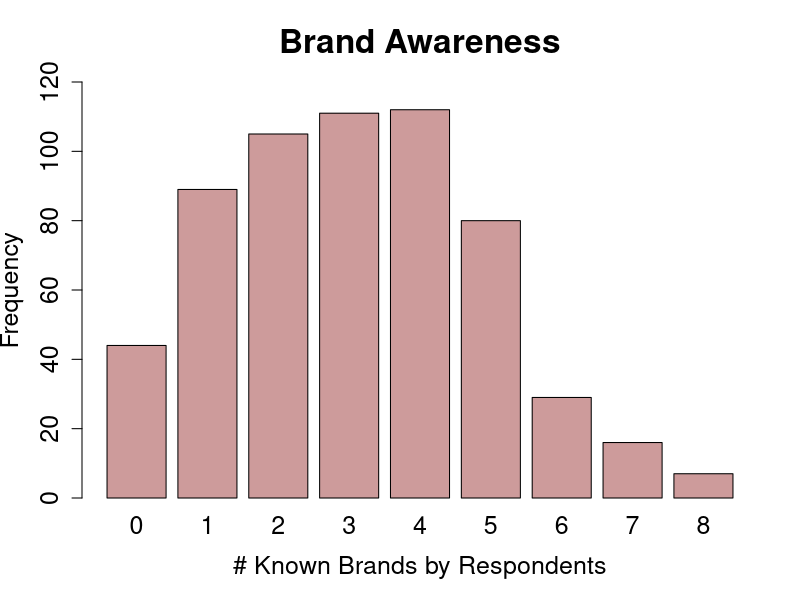
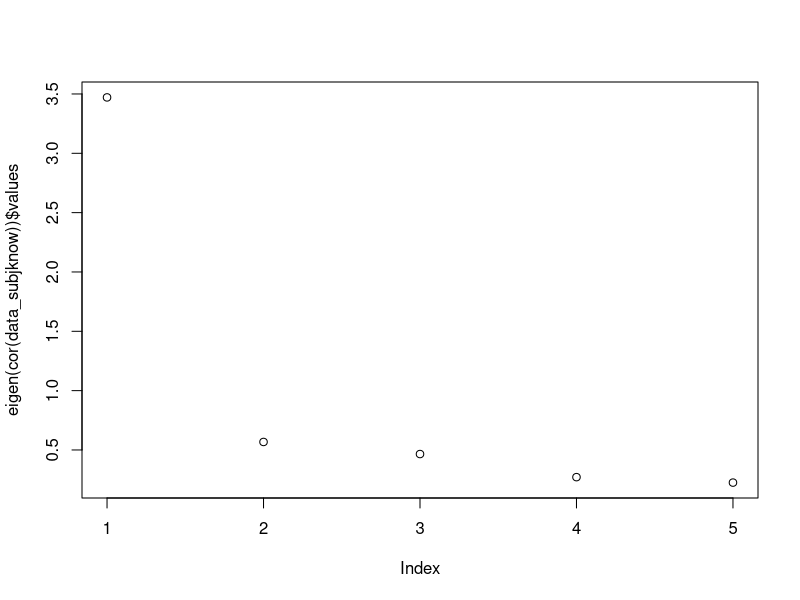
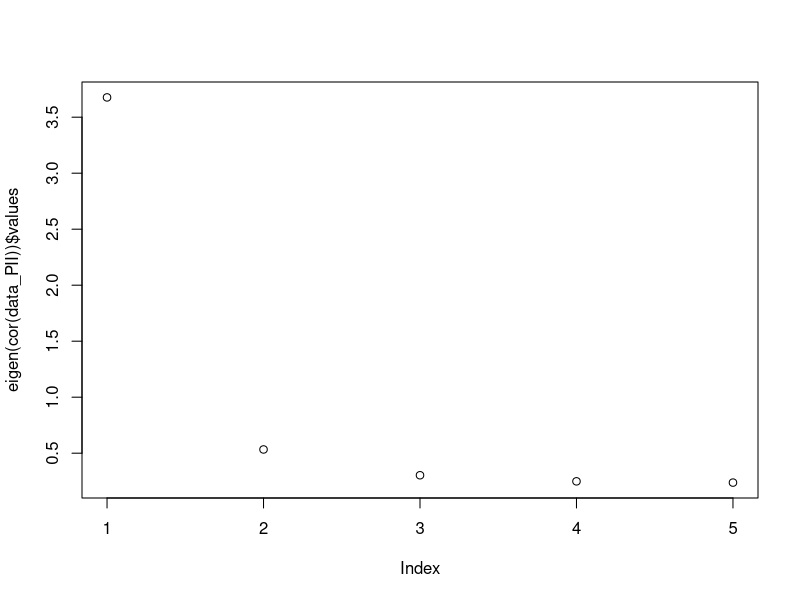
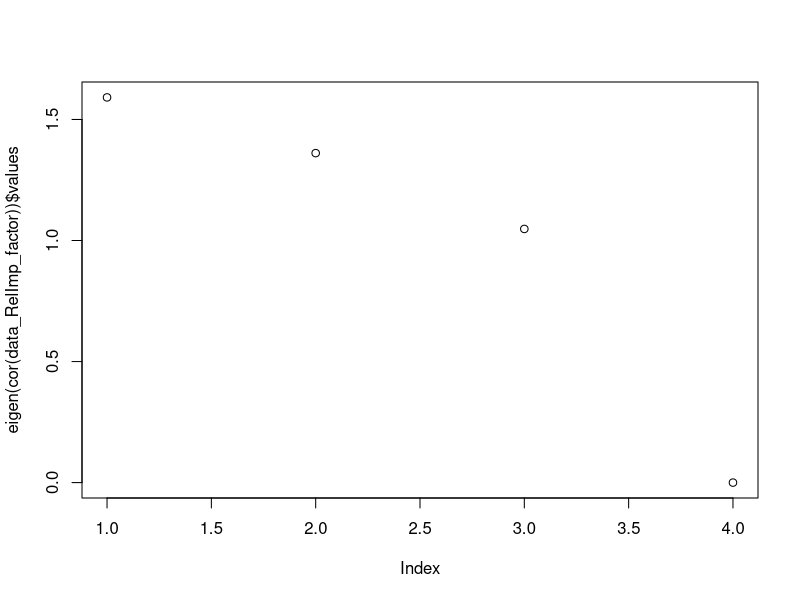
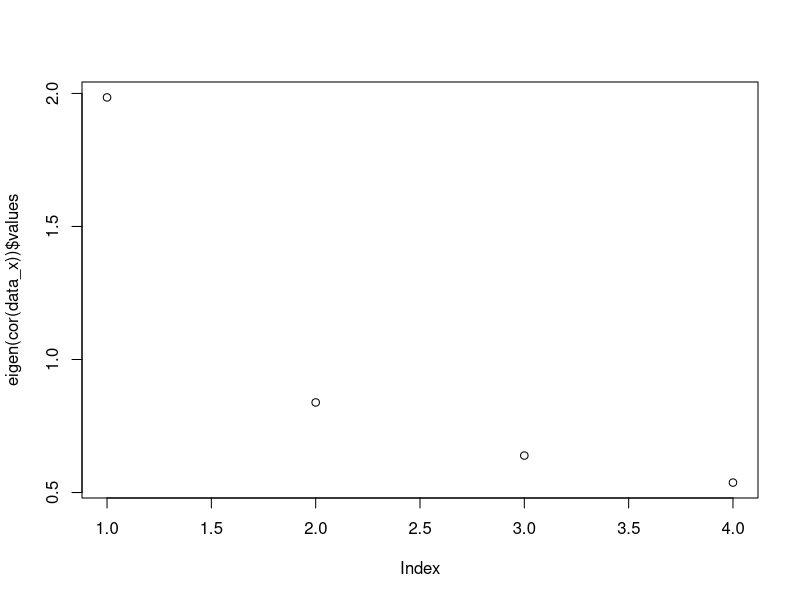
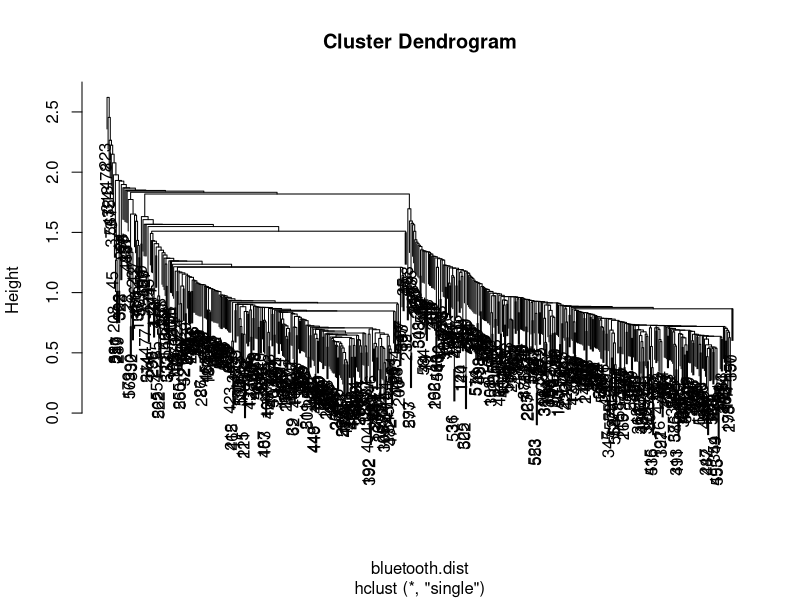
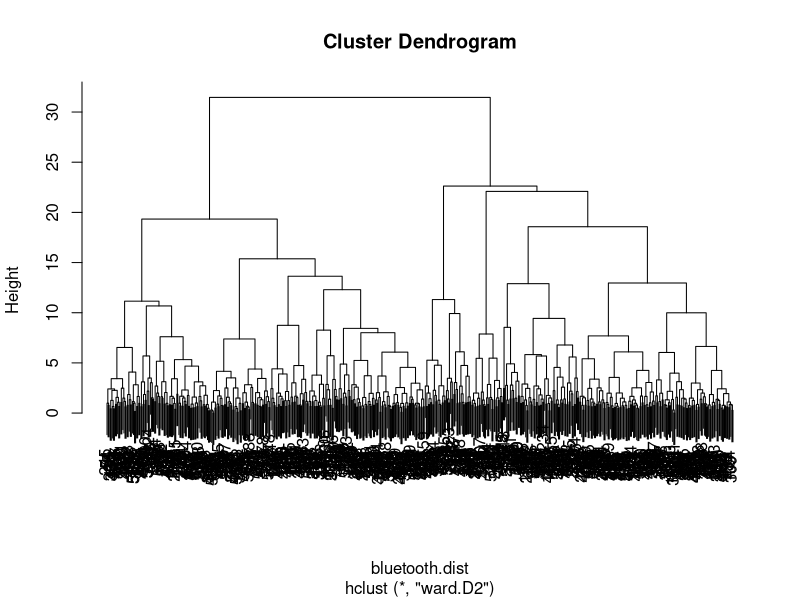
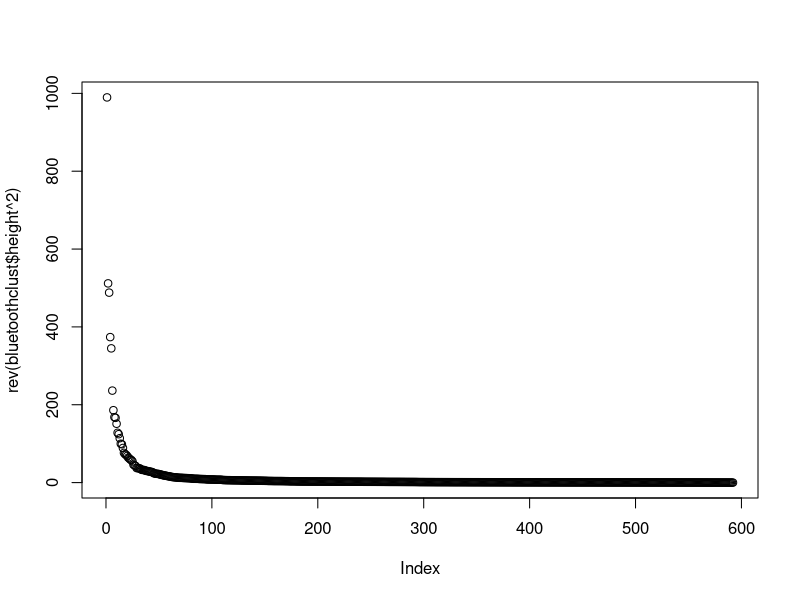

Write the R code that produced these figures, in order. (Note: this script raises an error after producing the figures.)
getwd()
setwd("~/Caci17/SWP3")

library(psych)
library(dplyr)

bluetooth <- read.csv("indivData.csv")

###---- Brand Awarenes ----

#bakalim kac kisi biliyormus
head <- c("Anker", "Bose", "JBL", "Philips", "Sony", "UE", "HarmanKardon", "Beats", "None", "Observations", "0", "1", "2", "3", "4", "5", "6", "7", "8", "Avr")

counts_general <- as.vector(rowSums(bluetooth[, c(4, 5, 6, 7, 8, 9, 10, 11)]))
#let's make a new column with counts general
bluetooth$brand_awareness <- as.factor(counts_general)
plot(bluetooth$brand_awareness, xlab="# Known Brands by Respondents", ylab = "Frequency", ylim=c(0,120), main = "Brand Awareness", col = "rosybrown3", cex.lab=1.5, cex.axis=1.5, cex.main=2, cex.sub=1.5, cex.names = 1.5)

general_sums <- c(sum(bluetooth$BrandAwareness_Anker), 
              sum(bluetooth$BrandAwareness_Bose),
              sum(bluetooth$BrandAwareness_JBL),
              sum(bluetooth$BrandAwareness_Philips),
              sum(bluetooth$BrandAwareness_Sony),
              sum(bluetooth$BrandAwareness_UE),
              sum(bluetooth$BrandAwareness_HarmanKardon),
              sum(bluetooth$BrandAwareness_Beats),
              sum(bluetooth$BrandAwareness_None),
              nrow(bluetooth),
              sum(counts_general == "0"),
              sum(counts_general == "1"),
              sum(counts_general == "2"),
              sum(counts_general == "3"),
              sum(counts_general == "4"),
              sum(counts_general == "5"),
              sum(counts_general == "6"),
              sum(counts_general == "7"),
              sum(counts_general == "8"),
              mean(counts_general)) #there is one person did not respond this question!

#hicbirini bilmiyorum diyen ama yine de baska markayi biliyorum diye isaretleyen olmus mu- olmamis baktim.

#cinsiyete gore ayiralim
female <- bluetooth[bluetooth$GenderLabel == "female", ]
male <- bluetooth[bluetooth$GenderLabel == "male", ]
no_gender_info <- bluetooth[bluetooth$GenderLabel == "Prefer not to answer", ]

counts_female <- as.vector(rowSums(female[, c(4, 5, 6, 7, 8, 9, 10, 11)]))
female_sums <- c(sum(female$BrandAwareness_Anker), 
                  sum(female$BrandAwareness_Bose),
                  sum(female$BrandAwareness_JBL),
                  sum(female$BrandAwareness_Philips),
                  sum(female$BrandAwareness_Sony),
                  sum(female$BrandAwareness_UE),
                  sum(female$BrandAwareness_HarmanKardon),
                  sum(female$BrandAwareness_Beats),
                  sum(female$BrandAwareness_None),
                  nrow(female),
                  sum(counts_female == "0"),
                  sum(counts_female == "1"),
                  sum(counts_female == "2"),
                  sum(counts_female == "3"),
                  sum(counts_female == "4"),
                  sum(counts_female == "5"),
                  sum(counts_female == "6"),
                  sum(counts_female == "7"),
                  sum(counts_female == "8"),
                  mean(counts_female))

counts_male <- as.vector(rowSums(male[, c(4, 5, 6, 7, 8, 9, 10, 11)]))
male_sums <- c(sum(male$BrandAwareness_Anker), 
                  sum(male$BrandAwareness_Bose),
                  sum(male$BrandAwareness_JBL),
                  sum(male$BrandAwareness_Philips),
                  sum(male$BrandAwareness_Sony),
                  sum(male$BrandAwareness_UE),
                  sum(male$BrandAwareness_HarmanKardon),
                  sum(male$BrandAwareness_Beats),
                  sum(male$BrandAwareness_None),
                  nrow(male),
                  sum(counts_male == "0"),
                  sum(counts_male == "1"),
                  sum(counts_male == "2"),
                  sum(counts_male == "3"),
                  sum(counts_male == "4"),
                  sum(counts_male == "5"),
                  sum(counts_male == "6"),
                  sum(counts_male == "7"),
                  sum(counts_male == "8"),
                  mean(counts_male))

counts_gender <- as.vector(rowSums(no_gender_info[, c(4, 5, 6, 7, 8, 9, 10, 11)]))
no_gender_sums <- c(sum(no_gender_info$BrandAwareness_Anker), 
                  sum(no_gender_info$BrandAwareness_Bose),
                  sum(no_gender_info$BrandAwareness_JBL),
                  sum(no_gender_info$BrandAwareness_Philips),
                  sum(no_gender_info$BrandAwareness_Sony),
                  sum(no_gender_info$BrandAwareness_UE),
                  sum(no_gender_info$BrandAwareness_HarmanKardon),
                  sum(no_gender_info$BrandAwareness_Beats),
                  sum(no_gender_info$BrandAwareness_None),
                  nrow(no_gender_info),
                  sum(counts_gender == "0"),
                  sum(counts_gender == "1"),
                  sum(counts_gender == "2"),
                  sum(counts_gender == "3"),
                  sum(counts_gender == "4"),
                  sum(counts_gender == "5"),
                  sum(counts_gender == "6"),
                  sum(counts_gender == "7"),
                  sum(counts_gender == "8"),
                  mean(counts_gender))
#by their occupation
employed <- bluetooth[bluetooth$OccupationLabel == "Employed",]
retired <- bluetooth[bluetooth$OccupationLabel == "Retired",]
selfemployed <- bluetooth[bluetooth$OccupationLabel == "Self-employed",]
student <- bluetooth[bluetooth$OccupationLabel == "Student",]
unemployed <- bluetooth[bluetooth$OccupationLabel == "Unemployed",]

counts_employed <- as.vector(rowSums(employed[, c(4, 5, 6, 7, 8, 9, 10, 11)]))
employed_sums <- c(sum(employed$BrandAwareness_Anker), 
                 sum(employed$BrandAwareness_Bose),
                 sum(employed$BrandAwareness_JBL),
                 sum(employed$BrandAwareness_Philips),
                 sum(employed$BrandAwareness_Sony),
                 sum(employed$BrandAwareness_UE),
                 sum(employed$BrandAwareness_HarmanKardon),
                 sum(employed$BrandAwareness_Beats),
                 sum(employed$BrandAwareness_None),
                 nrow(employed),
                 sum(counts_employed == "0"),
                 sum(counts_employed == "1"),
                 sum(counts_employed == "2"),
                 sum(counts_employed == "3"),
                 sum(counts_employed == "4"),
                 sum(counts_employed == "5"),
                 sum(counts_employed == "6"),
                 sum(counts_employed == "7"),
                 sum(counts_employed == "8"),
                 mean(counts_employed))

counts_retired <- as.vector(rowSums(retired[, c(4, 5, 6, 7, 8, 9, 10, 11)]))
retired_sums <- c(sum(retired$BrandAwareness_Anker), 
               sum(retired$BrandAwareness_Bose),
               sum(retired$BrandAwareness_JBL),
               sum(retired$BrandAwareness_Philips),
               sum(retired$BrandAwareness_Sony),
               sum(retired$BrandAwareness_UE),
               sum(retired$BrandAwareness_HarmanKardon),
               sum(retired$BrandAwareness_Beats),
               sum(retired$BrandAwareness_None),
               nrow(retired),
               sum(counts_retired == "0"),
               sum(counts_retired == "1"),
               sum(counts_retired == "2"),
               sum(counts_retired == "3"),
               sum(counts_retired == "4"),
               sum(counts_retired == "5"),
               sum(counts_retired == "6"),
               sum(counts_retired == "7"),
               sum(counts_retired == "8"),
               mean(counts_retired))

counts_selfemployed <- as.vector(rowSums(selfemployed[, c(4, 5, 6, 7, 8, 9, 10, 11)]))
selfemployed_sums <- c(sum(selfemployed$BrandAwareness_Anker), 
                    sum(selfemployed$BrandAwareness_Bose),
                    sum(selfemployed$BrandAwareness_JBL),
                    sum(selfemployed$BrandAwareness_Philips),
                    sum(selfemployed$BrandAwareness_Sony),
                    sum(selfemployed$BrandAwareness_UE),
                    sum(selfemployed$BrandAwareness_HarmanKardon),
                    sum(selfemployed$BrandAwareness_Beats),
                    sum(selfemployed$BrandAwareness_None),
                    nrow(selfemployed),
                    sum(counts_selfemployed == "0"),
                    sum(counts_selfemployed == "1"),
                    sum(counts_selfemployed == "2"),
                    sum(counts_selfemployed == "3"),
                    sum(counts_selfemployed == "4"),
                    sum(counts_selfemployed == "5"),
                    sum(counts_selfemployed == "6"),
                    sum(counts_selfemployed == "7"),
                    sum(counts_selfemployed == "8"),
                    mean(counts_selfemployed))

counts_student <- as.vector(rowSums(student[, c(4, 5, 6, 7, 8, 9, 10, 11)]))
student_sums <- c(sum(student$BrandAwareness_Anker), 
                      sum(student$BrandAwareness_Bose),
                      sum(student$BrandAwareness_JBL),
                      sum(student$BrandAwareness_Philips),
                      sum(student$BrandAwareness_Sony),
                      sum(student$BrandAwareness_UE),
                      sum(student$BrandAwareness_HarmanKardon),
                      sum(student$BrandAwareness_Beats),
                      sum(student$BrandAwareness_None),
                      nrow(student),
                      sum(counts_student == "0"),
                      sum(counts_student == "1"),
                      sum(counts_student == "2"),
                      sum(counts_student == "3"),
                      sum(counts_student == "4"),
                      sum(counts_student == "5"),
                      sum(counts_student == "6"),
                      sum(counts_student == "7"),
                      sum(counts_student == "8"),
                      mean(counts_student))

counts_unemployed <- as.vector(rowSums(unemployed[, c(4, 5, 6, 7, 8, 9, 10, 11)]))
unemployed_sums <- c(sum(unemployed$BrandAwareness_Anker), 
                       sum(unemployed$BrandAwareness_Bose),
                       sum(unemployed$BrandAwareness_JBL),
                       sum(unemployed$BrandAwareness_Philips),
                       sum(unemployed$BrandAwareness_Sony),
                       sum(unemployed$BrandAwareness_UE),
                       sum(unemployed$BrandAwareness_HarmanKardon),
                       sum(unemployed$BrandAwareness_Beats),
                       sum(unemployed$BrandAwareness_None),
                       nrow(unemployed),
                       sum(counts_unemployed == "0"),
                       sum(counts_unemployed == "1"),
                       sum(counts_unemployed == "2"),
                       sum(counts_unemployed == "3"),
                       sum(counts_unemployed == "4"),
                       sum(counts_unemployed == "5"),
                       sum(counts_unemployed == "6"),
                       sum(counts_unemployed == "7"),
                       sum(counts_unemployed == "8"),
                       mean(counts_unemployed))

#by income
levels(bluetooth$IncomeLabel)
#we have 8 levels, 1 to 7 is going in an increasing scale, while 8 is not specified 
bluetooth$Income <- as.factor(bluetooth$Income)
income1 <- bluetooth[bluetooth$Income == "1",]
income2 <- bluetooth[bluetooth$Income == "2",]
income3 <- bluetooth[bluetooth$Income == "3",]
income4 <- bluetooth[bluetooth$Income == "4",]
income5 <- bluetooth[bluetooth$Income == "5",]
income6 <- bluetooth[bluetooth$Income == "6",]
income7 <- bluetooth[bluetooth$Income == "7",]
income8 <- bluetooth[bluetooth$Income == "8",]


counts_income1 <- as.vector(rowSums(income1[, c(4, 5, 6, 7, 8, 9, 10, 11)]))
income1_sums <- c(sum(income1$BrandAwareness_Anker), 
                     sum(income1$BrandAwareness_Bose),
                     sum(income1$BrandAwareness_JBL),
                     sum(income1$BrandAwareness_Philips),
                     sum(income1$BrandAwareness_Sony),
                     sum(income1$BrandAwareness_UE),
                     sum(income1$BrandAwareness_HarmanKardon),
                     sum(income1$BrandAwareness_Beats),
                     sum(income1$BrandAwareness_None),
                     nrow(income1),
                     sum(counts_income1 == "0"),
                     sum(counts_income1 == "1"),
                     sum(counts_income1 == "2"),
                     sum(counts_income1 == "3"),
                     sum(counts_income1 == "4"),
                     sum(counts_income1 == "5"),
                     sum(counts_income1 == "6"),
                     sum(counts_income1 == "7"),
                     sum(counts_income1 == "8"),
                     mean(counts_income1))

counts_income2 <- as.vector(rowSums(income2[, c(4, 5, 6, 7, 8, 9, 10, 11)]))
income2_sums <- c(sum(income2$BrandAwareness_Anker), 
                     sum(income2$BrandAwareness_Bose),
                     sum(income2$BrandAwareness_JBL),
                     sum(income2$BrandAwareness_Philips),
                     sum(income2$BrandAwareness_Sony),
                     sum(income2$BrandAwareness_UE),
                     sum(income2$BrandAwareness_HarmanKardon),
                     sum(income2$BrandAwareness_Beats),
                     sum(income2$BrandAwareness_None),
                     nrow(income2),
                     sum(counts_income2 == "0"),
                     sum(counts_income2 == "1"),
                     sum(counts_income2 == "2"),
                     sum(counts_income2 == "3"),
                     sum(counts_income2 == "4"),
                     sum(counts_income2 == "5"),
                     sum(counts_income2 == "6"),
                     sum(counts_income2 == "7"),
                     sum(counts_income2 == "8"),
                     mean(counts_income2))


counts_income3 <- as.vector(rowSums(income3[, c(4, 5, 6, 7, 8, 9, 10, 11)]))
income3_sums <- c(sum(income3$BrandAwareness_Anker), 
                     sum(income3$BrandAwareness_Bose),
                     sum(income3$BrandAwareness_JBL),
                     sum(income3$BrandAwareness_Philips),
                     sum(income3$BrandAwareness_Sony),
                     sum(income3$BrandAwareness_UE),
                     sum(income3$BrandAwareness_HarmanKardon),
                     sum(income3$BrandAwareness_Beats),
                     sum(income3$BrandAwareness_None),
                     nrow(income3),
                     sum(counts_income3 == "0"),
                     sum(counts_income3 == "1"),
                     sum(counts_income3 == "2"),
                     sum(counts_income3 == "3"),
                     sum(counts_income3 == "4"),
                     sum(counts_income3 == "5"),
                     sum(counts_income3 == "6"),
                     sum(counts_income3 == "7"),
                     sum(counts_income3 == "8"),
                     mean(counts_income3))

counts_income4 <- as.vector(rowSums(income4[, c(4, 5, 6, 7, 8, 9, 10, 11)]))
income4_sums <- c(sum(income4$BrandAwareness_Anker), 
                     sum(income4$BrandAwareness_Bose),
                     sum(income4$BrandAwareness_JBL),
                     sum(income4$BrandAwareness_Philips),
                     sum(income4$BrandAwareness_Sony),
                     sum(income4$BrandAwareness_UE),
                     sum(income4$BrandAwareness_HarmanKardon),
                     sum(income4$BrandAwareness_Beats),
                     sum(income4$BrandAwareness_None),
                     nrow(income4),
                     sum(counts_income4 == "0"),
                     sum(counts_income4 == "1"),
                     sum(counts_income4 == "2"),
                     sum(counts_income4 == "3"),
                     sum(counts_income4 == "4"),
                     sum(counts_income4 == "5"),
                     sum(counts_income4 == "6"),
                     sum(counts_income4 == "7"),
                     sum(counts_income4 == "8"),
                     mean(counts_income4))

counts_income5 <- as.vector(rowSums(income5[, c(4, 5, 6, 7, 8, 9, 10, 11)]))
income5_sums <- c(sum(income5$BrandAwareness_Anker), 
                     sum(income5$BrandAwareness_Bose),
                     sum(income5$BrandAwareness_JBL),
                     sum(income5$BrandAwareness_Philips),
                     sum(income5$BrandAwareness_Sony),
                     sum(income5$BrandAwareness_UE),
                     sum(income5$BrandAwareness_HarmanKardon),
                     sum(income5$BrandAwareness_Beats),
                     sum(income5$BrandAwareness_None),
                     nrow(income5),
                     sum(counts_income5 == "0"),
                     sum(counts_income5 == "1"),
                     sum(counts_income5 == "2"),
                     sum(counts_income5 == "3"),
                     sum(counts_income5 == "4"),
                     sum(counts_income5 == "5"),
                     sum(counts_income5 == "6"),
                     sum(counts_income5 == "7"),
                     sum(counts_income5 == "8"),
                     mean(counts_income5))

counts_income6 <- as.vector(rowSums(income6[, c(4, 5, 6, 7, 8, 9, 10, 11)]))
income6_sums <- c(sum(income6$BrandAwareness_Anker), 
                     sum(income6$BrandAwareness_Bose),
                     sum(income6$BrandAwareness_JBL),
                     sum(income6$BrandAwareness_Philips),
                     sum(income6$BrandAwareness_Sony),
                     sum(income6$BrandAwareness_UE),
                     sum(income6$BrandAwareness_HarmanKardon),
                     sum(income6$BrandAwareness_Beats),
                     sum(income6$BrandAwareness_None),
                     nrow(income6),
                     sum(counts_income6 == "0"),
                     sum(counts_income6 == "1"),
                     sum(counts_income6 == "2"),
                     sum(counts_income6 == "3"),
                     sum(counts_income6 == "4"),
                     sum(counts_income6 == "5"),
                     sum(counts_income6 == "6"),
                     sum(counts_income6 == "7"),
                     sum(counts_income6 == "8"),
                     mean(counts_income6))

counts_income7 <- as.vector(rowSums(income7[, c(4, 5, 6, 7, 8, 9, 10, 11)]))
income7_sums <- c(sum(income7$BrandAwareness_Anker), 
                     sum(income7$BrandAwareness_Bose),
                     sum(income7$BrandAwareness_JBL),
                     sum(income7$BrandAwareness_Philips),
                     sum(income7$BrandAwareness_Sony),
                     sum(income7$BrandAwareness_UE),
                     sum(income7$BrandAwareness_HarmanKardon),
                     sum(income7$BrandAwareness_Beats),
                     sum(income7$BrandAwareness_None),
                     nrow(income7),
                     sum(counts_income7 == "0"),
                     sum(counts_income7 == "1"),
                     sum(counts_income7 == "2"),
                     sum(counts_income7 == "3"),
                     sum(counts_income7 == "4"),
                     sum(counts_income7 == "5"),
                     sum(counts_income7 == "6"),
                     sum(counts_income7 == "7"),
                     sum(counts_income7 == "8"),
                     mean(counts_income7))

counts_income8 <- as.vector(rowSums(income8[, c(4, 5, 6, 7, 8, 9, 10, 11)]))
income8_sums <- c(sum(income8$BrandAwareness_Anker), 
                     sum(income8$BrandAwareness_Bose),
                     sum(income8$BrandAwareness_JBL),
                     sum(income8$BrandAwareness_Philips),
                     sum(income8$BrandAwareness_Sony),
                     sum(income8$BrandAwareness_UE),
                     sum(income8$BrandAwareness_HarmanKardon),
                     sum(income8$BrandAwareness_Beats),
                     sum(income8$BrandAwareness_None),
                     nrow(income8),
                     sum(counts_income8 == "0"),
                     sum(counts_income8 == "1"),
                     sum(counts_income8 == "2"),
                     sum(counts_income8 == "3"),
                     sum(counts_income8 == "4"),
                     sum(counts_income8 == "5"),
                     sum(counts_income8 == "6"),
                     sum(counts_income8 == "7"),
                     sum(counts_income8 == "8"),
                     mean(counts_income8))

total_matrix <- rbind(general_sums,female_sums, male_sums, no_gender_sums ,
           employed_sums, retired_sums, selfemployed_sums, student_sums, unemployed_sums,
           income1_sums, income2_sums, income3_sums, income4_sums, income5_sums, income6_sums, income7_sums, income8_sums)
colnames(total_matrix) <- head
total_matrix

#write.csv(total_matrix, "file.csv")


### RELATIVE IMPORTANT FACTORS ANALYSIS - 0rki ORKUN

# genel data da insanlar neyi onemsemis, en fazla degerler vs....
relImportanceEveryone <- cbind(summary(bluetooth$RelImp_battery), summary(bluetooth$RelImp_price),
                       summary(bluetooth$RelImp_weight), summary(bluetooth$RelImp_sound) )
colnames(relImportanceEveryone) <- (cbind('Battery', 'Price', 'Weight', 'Sound'))

mean(x = sort(x = bluetooth$RelImp_weight)[-c(1, length(x = bluetooth$RelImp_weight))])

# sonra bu aynisini farkli yas-income-bilgi vs. gruplari icin yapilsin.

# relImportancePriceGroupedbyBrandAwareness <- bluetooth %>% group_by(BrandAwareness_Anker, BrandAwareness_Bose,
#                                                       BrandAwareness_JBL, BrandAwareness_Philips,
#                                                       BrandAwareness_Sony, BrandAwareness_UE,
#                                                       BrandAwareness_HarmanKardon, BrandAwareness_Beats,
# BrandAwareness_Beats, BrandAwareness_None) %>% summarise('Price Mean' = mean(RelImp_price))
# brand awareness a gore grouplamak cok anlamli bi sey cikarmiyo...

relImportancePrice_groupedbyAge <- bluetooth %>% group_by(Age) %>% summarise('Price Mean' = mean(RelImp_price))
relImportanceSound_groupedbyAge <- bluetooth %>% group_by(Age) %>% summarise('Sound Mean' = mean(RelImp_sound))
relImportanceBattery_groupedbyAge <- bluetooth %>% group_by(Age) %>% summarise('Battery Mean' = mean(RelImp_battery))
relImportanceWeight_groupedbyAge <- bluetooth %>% group_by(Age) %>% summarise('Weight Mean' = mean(RelImp_weight))


RelImportance_groupedbyAge<- cbind(relImportancePrice_groupedbyAge,
                                   relImportanceSound_groupedbyAge,
                                   relImportanceBattery_groupedbyAge,
                                   relImportanceWeight_groupedbyAge)
RelImportance_groupedbyAge <- RelImportance_groupedbyAge[, cbind(-3,-5,-7)]
RelImportance_groupedbyAge

write.table(RelImportance_groupedbyAge,file="RelImportance_groupedbyAge.txt", sep = '|')

relImportancePrice_groupedbyIncome <- bluetooth %>% group_by(Income) %>% summarise('Price Mean' = mean(RelImp_price))
relImportanceSound_groupedbyIncome <- bluetooth %>% group_by(Income) %>% summarise('Sound Mean' = mean(RelImp_sound))
relImportanceBattery_groupedbyIncome <- bluetooth %>% group_by(Income) %>% summarise('Battery Mean' = mean(RelImp_battery))
relImportanceWeight_groupedbyIncome <- bluetooth %>% group_by(Income) %>% summarise('Weight Mean' = mean(RelImp_weight))

RelImportance_groupedbyIncome<- cbind(relImportancePrice_groupedbyIncome,
                                      relImportanceSound_groupedbyIncome,
                                      relImportanceBattery_groupedbyIncome,
                                      relImportanceWeight_groupedbyIncome)
RelImportance_groupedbyIncome <- RelImportance_groupedbyIncome[, cbind(-3,-5,-7)]
RelImportance_groupedbyIncome

write.table(RelImportance_groupedbyIncome,file="RelImportance_groupedbyIncome.txt", sep = '|')


# TO-DO: otomatize edilebilir regex kullanilarak, kafam basmadi suan
# for (attribute in regexpr('RelImp_*', colnames(bluetooth))) {
#   hist(bluetooth$attribute, freq = FALSE)
#   lines(density(bluetooth$attribute))
# }

png("RelativeImportanceHistograms.png")

par(mfrow=c(2, 2)) # aslinda 2ye 2lik bir grafik template i aciyor

hist(bluetooth$RelImp_battery, freq = TRUE, main = 'Battery' , xlab = 'Relative Importance')

hist(bluetooth$RelImp_price, freq = TRUE, main = 'Price', xlab = 'Relative Importance')

hist(bluetooth$RelImp_weight, freq = TRUE, main = 'Weight', xlab = 'Relative Importance')

hist(bluetooth$RelImp_sound, freq = TRUE, main = 'Sound', xlab = 'Relative Importance')

mtext('Histograms of Relative Importances', outer = TRUE, cex = 1.5)

dev.off() 

# Open a png file
png("RelativeImportanceHistograms.png")

par(mfrow=c(2, 2)) # aslinda 2ye 2lik bir grafik template i aciyor

hist(bluetooth$RelImp_battery, freq = FALSE, main = 'Battery' , xlab = 'Relative Importance')
lines(density(bluetooth$RelImp_battery, adjust=2),
      col="darkgreen", lwd=2, lty= "dotted" )

hist(bluetooth$RelImp_price, freq = FALSE, main = 'Price', xlab = 'Relative Importance')
lines(density(bluetooth$RelImp_price, adjust=2),
      col="darkgreen", lwd=2, lty= "dotted" )

hist(bluetooth$RelImp_weight, freq = FALSE, main = 'Weight', xlab = 'Relative Importance')
lines(density(bluetooth$RelImp_weight, adjust=2),
      col="darkgreen", lwd=2, lty= "dotted" )

hist(bluetooth$RelImp_sound, freq = FALSE, main = 'Sound', xlab = 'Relative Importance')
lines(density(bluetooth$RelImp_sound, adjust=2),
      col="darkgreen", lwd=2, lty= "dotted" )

mtext('Distribution of Relative Importances', outer = TRUE, cex = 1.5)

# Close the png file
dev.off() 

table(bluetooth$Own)

#######              KNOWLEDGE ABOUT SPEAKERS

#1: I know pretty much
#2: not very knowledgeable
#3: expert (among the circle of friends)
#4: I know less (compared to most other people)
#5: I really don???t know
library(tidyverse)
library(dplyr)
library(plyr)
data_subjknow <- bluetooth %>% 
  select(starts_with("SubjKnow"))

####      FACTOR ANALYSIS
# Eigenvalue -- finding the optimal number of factors
eigen(cor(data_subjknow))$values
plot(eigen(cor(data_subjknow))$values) # 1 tane factor yap diyor, ilk eigenvalue: 3,47, ikinci: 0.56
fa<-fa(data_subjknow,method=mle,scores='tenBerge',
       nfactors=1, rotate ="varimax")
fa
bluetooth$fa <- fa$scores

###      IntentToBuy'a gore : 
# Cok bilenler almaya daha mi meyilli?
scores<-aggregate(fa$scores, by=list(bluetooth$IntentToBuy),mean, na.rm=TRUE)
scores

# scores: IntentToBuy = 0 icin -0.075 , IntentToBuy = 1 icin 0.150, 
# bu cok bilenler almaya daha meyilli, such finding!! 


###     Relative Importance'a gore :
# Cok bilenler neye onem veriyor?

data_relimp <- bluetooth %>%
  select(starts_with("RelImp"))

bluetooth$RelImp <- colnames(data_relimp)[apply(data_relimp,1,which.max)]

scores<-aggregate(fa$scores, by=list(bluetooth$RelImp),mean, na.rm=TRUE)
scores
scores_sorted <- scores[order(scores[, "MR1"]), , drop = FALSE]
scores_sorted

# burda en buyuk deger buyukten kucuge : sound , battery , price , weight ( 0.17 , -0.018 , -0.148 , -0.69)
# yani en cok bilenler, relative importance larini ustteki siraya gore belirlemisler.

###     Gender'a gore : 
# Cok bilenlerin cinsiyeti ne? 

scores<-aggregate(fa$scores, by=list(bluetooth$GenderLabel),mean, na.rm=TRUE)
scores
scores_sorted <- scores[order(scores[, "MR1"]), , drop = FALSE]
scores_sorted

# burda en buyuk deger buyukten kucuge : male, no answer, female ( 0.35 , -0.119, -0.44)
# yani en cok bilenlerin sirasi yukaridaki gibi.


###     Age'e gore : 
# Cok bilenlerin yasi ne? 

levels(bluetooth$AgeLabel)
# 8 level var, "1": <18 ve "8": >=50
scores<-aggregate(fa$scores, by=list(bluetooth$AgeLabel),mean, na.rm=TRUE)
scores
scores_sorted <- scores[order(scores[, "MR1"]), , drop = FALSE]
scores_sorted

# karisik biraz 25-40 arasi daha cok biliyor, bi de 18 yas alti

###     Residence'a gore : 
# Cok bilenler nerde yasiyor? 

levels(bluetooth$Residence)
# 38 level var.
scores<-aggregate(fa$scores, by=list(bluetooth$Residence),mean, na.rm=TRUE)
scores
scores_sorted <- scores[order(scores[, "MR1"]), , drop = FALSE]
scores_sorted

# en cok bilen uclu: Macedonia, Iran, Spain
# en az bilen uclu: Portugal, Serbia, Ukraine


###     Occupation'a gore : 
# Cok bilenler nerde yasiyor? 

levels(bluetooth$OccupationLabel)
# 5 level var.
scores<-aggregate(fa$scores, by=list(bluetooth$OccupationLabel),mean, na.rm=TRUE)
scores
scores_sorted <- scores[order(scores[, "MR1"]), , drop = FALSE]
scores_sorted

# Cok bilenden az bilene : student, self-employed, employed, unemployed, retired


###     Education'a gore : 
# Cok bilenler ne kadar egitimli? 

levels(bluetooth$EducationLabel)
# 5 level var.
scores<-aggregate(fa$scores, by=list(bluetooth$EducationLabel),mean, na.rm=TRUE)
scores
scores_sorted <- scores[order(scores[, "MR1"]), , drop = FALSE]
scores_sorted

# Cok bilenden az bilene : undergraduate, graduate, high school, other, less than high school


###     Income'a gore : 
# Cok bilenler ne kadar parasi var? 

levels(bluetooth$IncomeLabel)
# 8 level var.
scores<-aggregate(fa$scores, by=list(bluetooth$IncomeLabel),mean, na.rm=TRUE)
scores
scores_sorted <- scores[order(scores[, "MR1"]), , drop = FALSE]
scores_sorted

# Cok bilenden az bilene : zenginler daha cok biliyor genelde :)

table(bluetooth$Own)


####                  IS IT IMPORTANT?

#1: important
#2: mean nothing
#3: matter
#4: significant
#5: no concern

data_PII <- bluetooth %>%
  select(starts_with("PII"))

####       FACTOR ANALYSIS
# Eigenvalue -- finding the optimal number of factors
eigen(cor(data_PII))$values
plot(eigen(cor(data_PII))$values) # 1 tane factor yap diyor, ilk eigenvalue: 3,47, ikinci: 0.56
fa2<-fa(data_PII,method=mle,scores='tenBerge',
       nfactors=1, rotate ="varimax")
fa2
bluetooth$fa2 <- fa2$scores

###      IntentToBuy'a gore : 
# Cok onem verenler almaya daha mi meyilli?
scores<-aggregate(fa2$scores, by=list(bluetooth$IntentToBuy),mean, na.rm=TRUE)
scores

# scores: IntentToBuy = 0 icin -0.139 , IntentToBuy = 1 icin 0.278, 
# bu cok bilenler almaya daha meyilli.


###       Relative Importance'a gore : 
# Cok onem verenler neye onem veriyor?

scores<-aggregate(fa2$scores, by=list(bluetooth$RelImp),mean, na.rm=TRUE)
scores

# RelImp_battery : 1
# RelImp_weight : 2
# RelImp_price : 3
# RelImp_sound : 4

# burda en buyuk deger buyukten kucuge : sound , battery , price , weight ( 0.202 , -0.079 , -0.19 , -0.41)
# yani en cok onem verenler, relative importance larini ustteki siraya gore belirlemisler.

###     Gender'a gore : 
# Cok bilenlerin cinsiyeti ne? 

scores<-aggregate(fa2$scores, by=list(bluetooth$GenderLabel),mean, na.rm=TRUE)
scores
scores_sorted <- scores[order(scores[, "MR1"]), , drop = FALSE]
scores_sorted

# burda en buyuk deger buyukten kucuge : male, no answer, female ( 0.35 , -0.119, -0.44)
# yani en cok bilenlerin sirasi yukaridaki gibi.


###     Age'e gore : 
# Cok onem verenlerin yasi ne? 

levels(bluetooth$AgeLabel)
# 8 level var, "1": <18 ve "8": >=50
scores<-aggregate(fa2$scores, by=list(bluetooth$AgeLabel),mean, na.rm=TRUE)
scores
scores_sorted <- scores[order(scores[, "MR1"]), , drop = FALSE]
scores_sorted

# onem verenler 18 yas alti ve 18-29, 
# cok bilenlerle karsilastirinca biraz komik, cok bilenler 25-40 arasi genelde :) 



###     Residence'a gore : 
# Cok onem verenler nerde yasiyor? 

levels(bluetooth$Residence)
# 38 level var.
scores<-aggregate(fa2$scores, by=list(bluetooth$Residence),mean, na.rm=TRUE)
scores
scores_sorted <- scores[order(scores[, "MR1"]), , drop = FALSE]
scores_sorted

# en cok onem veren uclu: Macedonia, Brazil, Spain
# en az onem veren uclu: Syria, Benin, China


###     Occupation'a gore : 
# Cok onem verenler nap??yor? :)

levels(bluetooth$OccupationLabel)
# 5 level var.
scores<-aggregate(fa2$scores, by=list(bluetooth$OccupationLabel),mean, na.rm=TRUE)
scores
scores_sorted <- scores[order(scores[, "MR1"]), , drop = FALSE]
scores_sorted

# Cok bilenden az bilene : student, self-employed, employed, unemployed, retired


###     Education'a gore : 
# Cok onem verenler ne kadar egitimli? 

levels(bluetooth$EducationLabel)
# 5 level var.
scores<-aggregate(fa2$scores, by=list(bluetooth$EducationLabel),mean, na.rm=TRUE)
scores
scores_sorted <- scores[order(scores[, "MR1"]), , drop = FALSE]
scores_sorted

# Cok bilenden az bilene : other, undergraduate, high school, graduate, less than high school


###     Income'a gore : 
# Cok onem verenlerin ne kadar parasi var? 

levels(bluetooth$IncomeLabel)
# 8 level var.
scores<-aggregate(fa2$scores, by=list(bluetooth$IncomeLabel),mean, na.rm=TRUE)
scores
scores_sorted <- scores[order(scores[, "MR1"]), , drop = FALSE]
scores_sorted

# Cok onem verenden az verene : karisik biraz, middle income? :)


data_RelImp_factor <- bluetooth %>%
  select(starts_with("RelImp"))

data_RelImp_factor$RelImp <- NULL
eigen(cor(data_RelImp_factor))$values
plot(eigen(cor(data_RelImp_factor))$values)
fa_relimp<-fa(data_RelImp_factor,method=mle,scores='tenBerge',
        nfactors=3, rotate ="varimax")
fa_relimp
bluetooth$factor_price.sound <- fa_relimp$scores[,1]
bluetooth$factor_battery <- fa_relimp$scores[,2]
bluetooth$factor_weight <- fa_relimp$scores[,3]

data_x<- bluetooth %>%
  select("Age", "Occupation", "Education", "Income")

str(data_x)
data_x$Income <- as.numeric(data_x$Income)
data_x$Age <- as.numeric(data_x$Age)
data_x$Occupation <- as.numeric(data_x$Occupation)
data_x$Education <- as.numeric(data_x$Education)

data_x$Income[data_x$Income == 8] <- median(data_x$Income[data_x$Income != 8])
eigen(cor(data_x))$values
plot(eigen(cor(data_x))$values)
fa_x<-fa(data_x,method=mle,scores='tenBerge',
              nfactors=1, rotate ="varimax")
fa_x
bluetooth$factor_age.occupation.income.education <- fa_x$scores



#### CLUSTERING
# Cluster Persons from bluetooth speaker questionaire
table(bluetooth$Own)

library(stringr)
colnames(bluetooth)
bluetooth <- bluetooth[,!str_detect(colnames(bluetooth), "Label")]
bluetooth$RelImp <- NULL
bluetooth$id <- NULL
bluetooth$Residence <- NULL

bluetooth$Income <- as.numeric(bluetooth$Income)
bluetooth$Income[bluetooth$Income == 8] <- median(bluetooth$Income[bluetooth$Income != 8])
bluetooth$brand_awareness <- as.numeric(bluetooth$brand_awareness)                    

colnames(bluetooth)                                            
colnames(bluetooth[,-c(1:25, 27:30, 32:33)])

bluetooth.dist<-dist(apply(bluetooth[,-c(1:25, 27:30, 32:33)],2,scale)) 
str(bluetooth.dist)
bluetooth.dist


as.matrix(bluetooth.dist)[1:5,1:5]

bluetoothclust <- hclust(bluetooth.dist, method ="single")
plot(bluetoothclust)
bluetoothclust <- hclust(bluetooth.dist, method ="ward.D2")
plot(bluetoothclust)

bluetoothclust.segment <- cutree(bluetoothclust, k=6)
str(bluetoothclust.segment)

table(bluetoothclust.segment)

seg.summ <- function (data,groups) {
  aggregate(data,list(groups), function (x) mean(as.numeric(x)))
}

seg.summ(bluetooth[,-(3:21)],bluetoothclust.segment)

plot(rev(bluetoothclust$height^2))
plot(rev(bluetoothclust$height^2)[1:50], type="b")
plot(bluetoothclust$height^2)


# K-Means

cor(bluetooth[,-c(3:25, 27:30)])
corrplot::corrplot(cor(bluetooth[,-c(1:25, 27:30, 33)]))

set.seed (12345) 
seg.k <- kmeans(bluetooth.dist , centers =6 )
seg.k

seg.summ <- function (data,groups) {
  aggregate(data,list(groups), function (x) mean(as.numeric(x)))
}

seg.summ <-seg.summ (bluetooth[,-c(1:25, 27:30, 32:33)] , seg.k$cluster )
seg.summ

boxplot(bluetooth$Income~seg.k$cluster ,
        xlab ="Income", ylab ="Segment",
        horizontal = TRUE )
library ( cluster )
clusplot(bluetooth[,-c(1:25, 27:30, 32:33)] , seg.k$cluster , color =TRUE , shade =TRUE ,
         labels =4, lines =0, main ="K- means cluster plot ")

table(seg.k$cluster)








### ---- Other Descriptive Analytics (Kodlarimiz karismasin diye section actim buraya) ----

#code code


####### EDA - pca de yaptim factor analysis yaninda, bence kullanmicaz ama silmiyim dedim.
## PCA - two factors 
#pca_2factor<-principal(data_subjknow, nfactors=2, rotate ="varimax")
#pca_2factor
# 1, 2, 4 ve 5 factor oldu, 3 ayri kaldi.

#head(pca_2factor$scores)
#t(pca_2factor$scores)%*%pca_2factor$scores/(nrow(data_subjknow)-1) # show that factors are uncorrelated

# PCA - two factors - plot 
# burda IntentToBuy'a bak??nca, ??ok bilenler almaya daha meyilli gibi bi ??ey cikarmaya calisiyorum.
#scores <- aggregate(pca_2factor$scores, by=list(bluetooth$IntentToBuy), mean, na.rm=TRUE)
#x <- scores[,2]
#y <- scores[,3]
#plot(x, y, xlab = "Coordinate 1", ylab = "Coordinate 2", main = "Metric MDS", 
# pch = 19, ylim = c(-2, 2), xlim = c(-2, 2))
#text(x, y, labels = scores[,1], cex = 1, pos = 4)
#abline(h = 0, v = 0, col = "grey")

## PCA - three factors 
#pca_3factor<-principal(data_subjknow, nfactors=3, rotate ="varimax")
#pca_3factor
# 1, 2 ve 5 factor oldu, 3 ayri bir factor, 4 ayri bir factor oldu.
#3
#head(pca_3factor$scores)
#t(pca_3factor$scores)%*%pca_3factor$scores/(nrow(data_subjknow)-1) # show that factors are uncorrelated

#scores<-aggregate(pca_3factor$scores, by=list(bluetooth$IntentToBuy),mean, na.rm=TRUE)
#scores

#dist.factor <- dist(scores[,-c(1)])
#dist.factor

###### ERROR SHOW ########
#fit.factor <- cmdscale(dist.factor, k = 2) # burda error veriyor, 3 factor'un 2 boyutlu izdusumunu cikaramiyorum.
# variable say??s?? 2, az diye mi oyle oluyor?
#fit.factor

#x.factor <- fit.factor[,1]
#y.factor <- fit.factor[,2]

#plot(x.factor, y.factor, xlab = "Coordinate 1", ylab = "Coordinate 2", main = "Metric MDS", 
#    pch = 19, ylim = c(-3, 3), xlim = c(-3, 3))
#text(x.factor, y.factor, labels = hscores[,1], cex = 1, pos = 4)
#abline(h = 0, v = 0, col = "grey")


## PCA
#pca_2factor<-principal(data_PII, nfactors=2, rotate ="varimax")
#pca_2factor
# 1, 2, 3 ve 4 factor oldu, 5 ayri kaldi.

#head(pca_2factor$scores)
#t(pca_2factor$scores)%*%pca_2factor$scores/(nrow(data_subjknow)-1) # show that factors are uncorrelated

#scores <- aggregate(pca_2factor$scores, by=list(bluetooth$IntentToBuy), mean, na.rm=TRUE)
#x <- scores[,2]
#y <- scores[,3]
#plot(x, y, xlab = "Coordinate 1", ylab = "Coordinate 2", main = "Metric MDS", 
#     pch = 19, ylim = c(-2, 2), xlim = c(-2, 2))
#text(x, y, labels = scores[,1], cex = 1, pos = 4)
#abline(h = 0, v = 0, col = "grey")


#pca_3factor<-principal(data_PII, nfactors=3, rotate ="varimax")
#pca_3factor
# 1, 3 ve 4 factor oldu, 2 ayri bir factor, 5 ayri bir factor oldu.

#head(pca_3factor$scores)
#t(pca_3factor$scores)%*%pca_3factor$scores/(nrow(data_subjknow)-1) # show that factors are uncorrelated

############################################################################################
#####      KNOWLEGDE VE IMPORTANCE FACTORLERI COK YAK??N SONUC VERIYOR, BEN HEPSINI KOMPLE MI FACTORLESEM? HE HE :)

data_factor <- bluetooth %>%
  select(starts_with("SubjKnow"),
         starts_with("PII"))

# Eigenvalue -- finding the optimal number of factors
eigen(cor(data_factor))$values
plot(eigen(cor(data_factor))$values) # 2 tane factor yap diyor, ilk eigenvalue: 4,95, ikinci: 2,206
fa<-fa(data_factor,method=mle,scores='tenBerge',
       nfactors=2, rotate ="varimax")
fa # knowledgelari ayr?? factorledi, importancelari ayri factorledi, mantikli.

###      IntentToBuy'a gore :
# Cok onem verenler + bilenler almaya daha mi meyilli?
scores<-aggregate(fa$scores, by=list(bluetooth$IntentToBuy),mean, na.rm=TRUE)
scores

# scores: IntentToBuy = 0 icin -0.137 ve -0.519 , IntentToBuy = 1 icin 0.274 ve 0.103, 
# cok onem verenler + bilenler almaya daha meyilli.


###       Relative Importance'a gore : 
# Cok onem verenler + bilenler neye onem veriyor?

scores<-aggregate(fa$scores, by=list(bluetooth$RelImp),mean, na.rm=TRUE)
scores

# RelImp_battery : 1
# RelImp_weight : 2
# RelImp_price : 3
# RelImp_sound : 4

# burda en buyuk deger buyukten kucuge : sound , battery , price , weight
# yani en cok onem verenler + bilenler, relative importance larini ustteki siraya gore belirlemisler.

############################################################################################


###########
